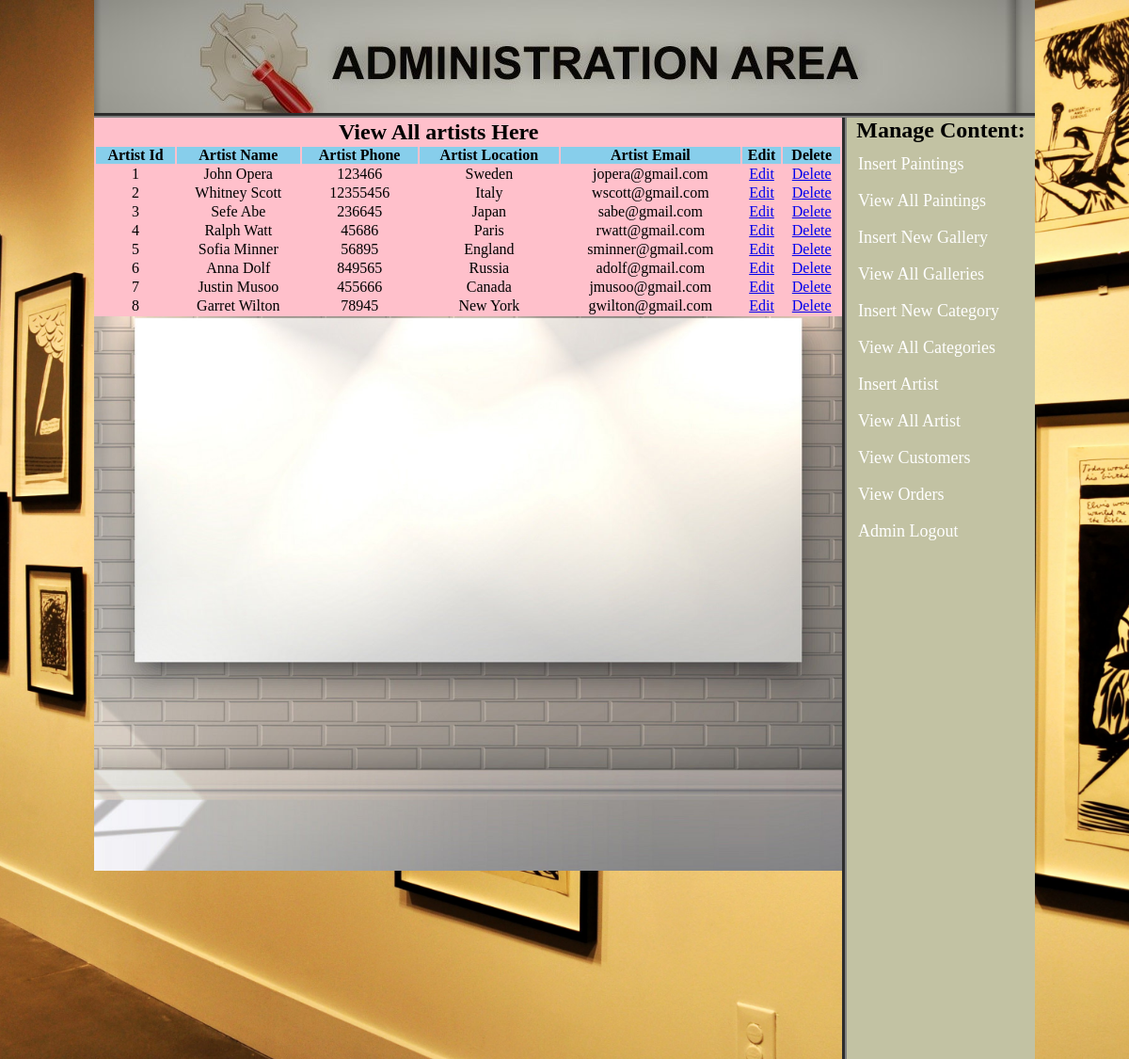
Screenshot of /admin_area/index.php?view_artist (signed in) with the database file from the repository.
### tables this page shows
CREATE TABLE `artist` (
  `artist_id` int(100) NOT NULL,
  `artist_name` varchar(200) NOT NULL,
  `artist_phone` int(100) NOT NULL,
  `artist_location` varchar(200) NOT NULL,
  `artist_email` varchar(255) NOT NULL
);

### admin_area/view_artist.php (the view)
<table width="795" align="center" bgcolor="pink">
     <tr align="center">
	    <td colspan="6"><h2>View All artists Here</h2></td>
     </tr>
	 <tr align="center" bgcolor="skyblue">
	    <th>Artist Id</th>
	    <th>Artist Name</th>
		<th>Artist Phone</th>
		<th>Artist Location</th>
		<th>Artist Email</th>
		 <th>Edit</th>
		 <th>Delete</th>
	 </tr>
	 <?php
	 include("includes/db.php");
	 $get_artist="CALL `allartist`();";
	 $run_artist=mysqli_query($con,$get_artist);
	 $i=0;
	 while($row_artist=mysqli_fetch_array($run_artist)){
		 $artist_id=$row_artist['artist_id'];
		 $artist_name=$row_artist['artist_name'];
          $artist_phone=$row_artist['artist_phone'];
		   $artist_location=$row_artist['artist_location'];
		    $artist_email=$row_artist['artist_email'];
		 $i++;
	 ?>
	 <tr align="center">
	     <td><?php echo $i;?></td>
		 <td><?php echo $artist_name;?></td>
		 <td><?php echo $artist_phone;?></td>
		 <td><?php echo $artist_location;?></td>
		 <td><?php echo $artist_email;?></td>
		 <td><a href="index.php?edit_artist=<?php echo $artist_id;?>">Edit</a></td>
		 <td><a href="delete_artist.php?delete_artist=<?php echo $artist_id;?>">Delete</a></td>
	 </tr>
	 <?php } ?>
</table>

### admin_area/styles/style.css (style rules this page uses)
html, body, div, span, applet, object, iframe, h1, h2, h3, h4, h5, h6, p, blockquote, pre, a, abbr, acronym, address, big, cite, code, del, dfn, em, img, ins, kbd, q, s, samp, small, strike, strong, sub, sup, tt, var, b, u, i, center, dl, dt, dd, ol, ul, li, fieldset, form, label, legend, table, caption, tbody, tfoot, thead, tr, th, td, article, aside, canvas, details, embed, figure, figcaption, footer, header, hgroup, menu, nav, output, ruby, section, summary, time, mark, audio, video { margin: 0; padding: 0; border: 0; vertical-align: baseline; }
body { background-image:url(../images/o4.jpg); height:100%; background-position:center; background-repeat:repeat; background-size:cover; }

### rows the page displays
artist: artist_name "John Opera", artist_phone "123466", artist_location "Sweden", artist_email "jopera@gmail.com"
artist: artist_name "Whitney Scott", artist_phone "12355456", artist_location "Italy", artist_email "wscott@gmail.com"
artist: artist_name "Sefe Abe", artist_phone "236645", artist_location "Japan", artist_email "sabe@gmail.com"
artist: artist_name "Ralph Watt", artist_phone "45686", artist_location "Paris", artist_email "rwatt@gmail.com"
artist: artist_name "Sofia Minner", artist_phone "56895", artist_location "England", artist_email "sminner@gmail.com"
artist: artist_name "Anna Dolf", artist_phone "849565", artist_location "Russia", artist_email "adolf@gmail.com"
artist: artist_name "Justin Musoo", artist_phone "455666", artist_location "Canada", artist_email "jmusoo@gmail.com"
artist: artist_name "Garret Wilton", artist_phone "78945", artist_location "New York", artist_email "gwilton@gmail.com"
